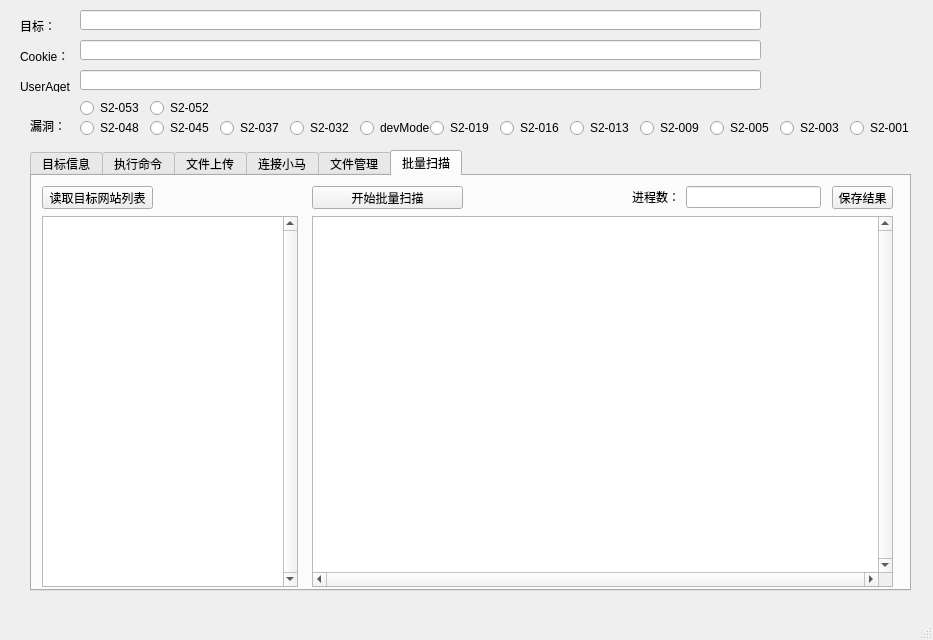
<?xml version="1.0" encoding="UTF-8"?>
<ui version="4.0">
 <class>MainWindow</class>
 <widget class="QMainWindow" name="MainWindow">
  <property name="geometry">
   <rect>
    <x>0</x>
    <y>0</y>
    <width>933</width>
    <height>640</height>
   </rect>
  </property>
  <property name="windowTitle">
   <string>MainWindow</string>
  </property>
  <widget class="QWidget" name="centralwidget">
   <widget class="QLabel" name="label">
    <property name="geometry">
     <rect>
      <x>20</x>
      <y>20</y>
      <width>54</width>
      <height>12</height>
     </rect>
    </property>
    <property name="text">
     <string>目标：</string>
    </property>
   </widget>
   <widget class="QLineEdit" name="lineEdit">
    <property name="geometry">
     <rect>
      <x>80</x>
      <y>10</y>
      <width>681</width>
      <height>20</height>
     </rect>
    </property>
   </widget>
   <widget class="QLabel" name="label_2">
    <property name="geometry">
     <rect>
      <x>20</x>
      <y>50</y>
      <width>54</width>
      <height>12</height>
     </rect>
    </property>
    <property name="text">
     <string>Cookie：</string>
    </property>
   </widget>
   <widget class="QLineEdit" name="lineEdit_2">
    <property name="geometry">
     <rect>
      <x>80</x>
      <y>40</y>
      <width>681</width>
      <height>20</height>
     </rect>
    </property>
   </widget>
   <widget class="QLabel" name="label_3">
    <property name="geometry">
     <rect>
      <x>30</x>
      <y>120</y>
      <width>54</width>
      <height>12</height>
     </rect>
    </property>
    <property name="text">
     <string>漏洞：</string>
    </property>
   </widget>
   <widget class="QRadioButton" name="radioButton">
    <property name="geometry">
     <rect>
      <x>220</x>
      <y>120</y>
      <width>89</width>
      <height>16</height>
     </rect>
    </property>
    <property name="text">
     <string>S2-037</string>
    </property>
   </widget>
   <widget class="QRadioButton" name="radioButton_2">
    <property name="geometry">
     <rect>
      <x>290</x>
      <y>120</y>
      <width>89</width>
      <height>16</height>
     </rect>
    </property>
    <property name="text">
     <string>S2-032</string>
    </property>
   </widget>
   <widget class="QRadioButton" name="radioButton_3">
    <property name="geometry">
     <rect>
      <x>360</x>
      <y>120</y>
      <width>89</width>
      <height>16</height>
     </rect>
    </property>
    <property name="text">
     <string>devMode</string>
    </property>
   </widget>
   <widget class="QRadioButton" name="radioButton_4">
    <property name="geometry">
     <rect>
      <x>430</x>
      <y>120</y>
      <width>89</width>
      <height>16</height>
     </rect>
    </property>
    <property name="text">
     <string>S2-019</string>
    </property>
   </widget>
   <widget class="QRadioButton" name="radioButton_5">
    <property name="geometry">
     <rect>
      <x>500</x>
      <y>120</y>
      <width>89</width>
      <height>16</height>
     </rect>
    </property>
    <property name="text">
     <string>S2-016</string>
    </property>
   </widget>
   <widget class="QRadioButton" name="radioButton_6">
    <property name="geometry">
     <rect>
      <x>570</x>
      <y>120</y>
      <width>89</width>
      <height>16</height>
     </rect>
    </property>
    <property name="text">
     <string>S2-013</string>
    </property>
   </widget>
   <widget class="QRadioButton" name="radioButton_7">
    <property name="geometry">
     <rect>
      <x>640</x>
      <y>120</y>
      <width>89</width>
      <height>16</height>
     </rect>
    </property>
    <property name="text">
     <string>S2-009</string>
    </property>
   </widget>
   <widget class="QRadioButton" name="radioButton_8">
    <property name="geometry">
     <rect>
      <x>710</x>
      <y>120</y>
      <width>89</width>
      <height>16</height>
     </rect>
    </property>
    <property name="text">
     <string>S2-005</string>
    </property>
   </widget>
   <widget class="QTabWidget" name="tabWidget">
    <property name="geometry">
     <rect>
      <x>30</x>
      <y>150</y>
      <width>881</width>
      <height>441</height>
     </rect>
    </property>
    <property name="currentIndex">
     <number>5</number>
    </property>
    <widget class="QWidget" name="tab">
     <attribute name="title">
      <string>目标信息</string>
     </attribute>
     <widget class="QPushButton" name="pushButton">
      <property name="geometry">
       <rect>
        <x>10</x>
        <y>10</y>
        <width>75</width>
        <height>23</height>
       </rect>
      </property>
      <property name="text">
       <string>获取信息</string>
      </property>
     </widget>
     <widget class="QPushButton" name="pushButton_2">
      <property name="geometry">
       <rect>
        <x>90</x>
        <y>10</y>
        <width>75</width>
        <height>23</height>
       </rect>
      </property>
      <property name="text">
       <string>保存信息</string>
      </property>
     </widget>
     <widget class="QPushButton" name="pushButton_3">
      <property name="geometry">
       <rect>
        <x>170</x>
        <y>10</y>
        <width>75</width>
        <height>23</height>
       </rect>
      </property>
      <property name="text">
       <string>清空</string>
      </property>
     </widget>
     <widget class="QTextEdit" name="textEdit">
      <property name="geometry">
       <rect>
        <x>10</x>
        <y>40</y>
        <width>851</width>
        <height>371</height>
       </rect>
      </property>
      <property name="verticalScrollBarPolicy">
       <enum>Qt::ScrollBarAlwaysOn</enum>
      </property>
      <property name="readOnly">
       <bool>true</bool>
      </property>
     </widget>
    </widget>
    <widget class="QWidget" name="tab_2">
     <attribute name="title">
      <string>执行命令</string>
     </attribute>
     <widget class="QLabel" name="label_4">
      <property name="geometry">
       <rect>
        <x>20</x>
        <y>10</y>
        <width>54</width>
        <height>12</height>
       </rect>
      </property>
      <property name="text">
       <string>命令：</string>
      </property>
     </widget>
     <widget class="QLineEdit" name="lineEdit_3">
      <property name="geometry">
       <rect>
        <x>60</x>
        <y>10</y>
        <width>611</width>
        <height>20</height>
       </rect>
      </property>
      <property name="contextMenuPolicy">
       <enum>Qt::CustomContextMenu</enum>
      </property>
     </widget>
     <widget class="QPushButton" name="pushButton_4">
      <property name="geometry">
       <rect>
        <x>710</x>
        <y>10</y>
        <width>41</width>
        <height>23</height>
       </rect>
      </property>
      <property name="text">
       <string>执行</string>
      </property>
     </widget>
     <widget class="QPushButton" name="pushButton_5">
      <property name="geometry">
       <rect>
        <x>760</x>
        <y>10</y>
        <width>41</width>
        <height>23</height>
       </rect>
      </property>
      <property name="text">
       <string>保存</string>
      </property>
     </widget>
     <widget class="QPushButton" name="pushButton_6">
      <property name="geometry">
       <rect>
        <x>810</x>
        <y>10</y>
        <width>41</width>
        <height>23</height>
       </rect>
      </property>
      <property name="text">
       <string>清空</string>
      </property>
     </widget>
     <widget class="QTextEdit" name="textEdit_2">
      <property name="geometry">
       <rect>
        <x>10</x>
        <y>40</y>
        <width>851</width>
        <height>361</height>
       </rect>
      </property>
      <property name="verticalScrollBarPolicy">
       <enum>Qt::ScrollBarAlwaysOn</enum>
      </property>
      <property name="horizontalScrollBarPolicy">
       <enum>Qt::ScrollBarAsNeeded</enum>
      </property>
     </widget>
    </widget>
    <widget class="QWidget" name="tab_3">
     <attribute name="title">
      <string>文件上传</string>
     </attribute>
     <widget class="QLabel" name="label_5">
      <property name="geometry">
       <rect>
        <x>10</x>
        <y>20</y>
        <width>54</width>
        <height>12</height>
       </rect>
      </property>
      <property name="text">
       <string>文件路径：</string>
      </property>
     </widget>
     <widget class="QLineEdit" name="lineEdit_4">
      <property name="geometry">
       <rect>
        <x>70</x>
        <y>10</y>
        <width>341</width>
        <height>20</height>
       </rect>
      </property>
     </widget>
     <widget class="QLabel" name="label_6">
      <property name="geometry">
       <rect>
        <x>420</x>
        <y>20</y>
        <width>54</width>
        <height>12</height>
       </rect>
      </property>
      <property name="text">
       <string>文件名：</string>
      </property>
     </widget>
     <widget class="QLineEdit" name="lineEdit_5">
      <property name="geometry">
       <rect>
        <x>470</x>
        <y>10</y>
        <width>71</width>
        <height>20</height>
       </rect>
      </property>
     </widget>
     <widget class="QPushButton" name="pushButton_7">
      <property name="geometry">
       <rect>
        <x>550</x>
        <y>10</y>
        <width>81</width>
        <height>23</height>
       </rect>
      </property>
      <property name="text">
       <string>上传指定目录</string>
      </property>
     </widget>
     <widget class="QPushButton" name="pushButton_8">
      <property name="geometry">
       <rect>
        <x>640</x>
        <y>10</y>
        <width>81</width>
        <height>23</height>
       </rect>
      </property>
      <property name="text">
       <string>上传当前目录</string>
      </property>
     </widget>
     <widget class="QPushButton" name="pushButton_9">
      <property name="geometry">
       <rect>
        <x>420</x>
        <y>40</y>
        <width>51</width>
        <height>23</height>
       </rect>
      </property>
      <property name="text">
       <string>Test</string>
      </property>
     </widget>
     <widget class="QPushButton" name="pushButton_19">
      <property name="geometry">
       <rect>
        <x>480</x>
        <y>40</y>
        <width>51</width>
        <height>23</height>
       </rect>
      </property>
      <property name="text">
       <string>JSP小马</string>
      </property>
     </widget>
     <widget class="QPushButton" name="pushButton_20">
      <property name="geometry">
       <rect>
        <x>540</x>
        <y>40</y>
        <width>51</width>
        <height>23</height>
       </rect>
      </property>
      <property name="text">
       <string>K8cmd马</string>
      </property>
     </widget>
     <widget class="QPushButton" name="pushButton_21">
      <property name="geometry">
       <rect>
        <x>600</x>
        <y>40</y>
        <width>51</width>
        <height>23</height>
       </rect>
      </property>
      <property name="text">
       <string>菜刀马</string>
      </property>
     </widget>
     <widget class="QTextEdit" name="textEdit_5">
      <property name="geometry">
       <rect>
        <x>10</x>
        <y>70</y>
        <width>851</width>
        <height>171</height>
       </rect>
      </property>
      <property name="whatsThis">
       <string>&lt;html&gt;&lt;head/&gt;&lt;body&gt;&lt;p&gt;&lt;br/&gt;&lt;/p&gt;&lt;/body&gt;&lt;/html&gt;</string>
      </property>
     </widget>
     <widget class="QLabel" name="label_10">
      <property name="geometry">
       <rect>
        <x>10</x>
        <y>250</y>
        <width>54</width>
        <height>12</height>
       </rect>
      </property>
      <property name="text">
       <string>上传回显：</string>
      </property>
     </widget>
     <widget class="QTextEdit" name="textEdit_6">
      <property name="geometry">
       <rect>
        <x>10</x>
        <y>270</y>
        <width>851</width>
        <height>131</height>
       </rect>
      </property>
     </widget>
    </widget>
    <widget class="QWidget" name="tab_4">
     <attribute name="title">
      <string>连接小马</string>
     </attribute>
     <widget class="QPushButton" name="pushButton_22">
      <property name="geometry">
       <rect>
        <x>244</x>
        <y>10</y>
        <width>91</width>
        <height>23</height>
       </rect>
      </property>
      <property name="text">
       <string>清空</string>
      </property>
     </widget>
     <widget class="QPushButton" name="pushButton_23">
      <property name="geometry">
       <rect>
        <x>740</x>
        <y>10</y>
        <width>111</width>
        <height>23</height>
       </rect>
      </property>
      <property name="text">
       <string>上传大马</string>
      </property>
     </widget>
     <widget class="QLabel" name="label_13">
      <property name="geometry">
       <rect>
        <x>20</x>
        <y>40</y>
        <width>54</width>
        <height>12</height>
       </rect>
      </property>
      <property name="text">
       <string>大马内容：</string>
      </property>
     </widget>
     <widget class="QLabel" name="label_14">
      <property name="geometry">
       <rect>
        <x>650</x>
        <y>40</y>
        <width>211</width>
        <height>16</height>
       </rect>
      </property>
      <property name="text">
       <string>上传后路径：为当前站点S2框架根目录</string>
      </property>
     </widget>
     <widget class="QTextEdit" name="textEdit_7">
      <property name="geometry">
       <rect>
        <x>10</x>
        <y>60</y>
        <width>851</width>
        <height>351</height>
       </rect>
      </property>
     </widget>
     <widget class="QWidget" name="">
      <property name="geometry">
       <rect>
        <x>20</x>
        <y>10</y>
        <width>201</width>
        <height>22</height>
       </rect>
      </property>
      <layout class="QHBoxLayout" name="horizontalLayout_4">
       <item>
        <widget class="QLabel" name="label_11">
         <property name="text">
          <string>小马地址：</string>
         </property>
        </widget>
       </item>
       <item>
        <widget class="QLineEdit" name="lineEdit_9"/>
       </item>
      </layout>
     </widget>
     <widget class="QWidget" name="">
      <property name="geometry">
       <rect>
        <x>490</x>
        <y>10</y>
        <width>213</width>
        <height>22</height>
       </rect>
      </property>
      <layout class="QHBoxLayout" name="horizontalLayout">
       <item>
        <widget class="QLabel" name="label_12">
         <property name="text">
          <string>输出文件名：</string>
         </property>
        </widget>
       </item>
       <item>
        <widget class="QLineEdit" name="lineEdit_10"/>
       </item>
      </layout>
     </widget>
    </widget>
    <widget class="QWidget" name="tab_5">
     <attribute name="title">
      <string>文件管理</string>
     </attribute>
     <widget class="QPushButton" name="pushButton_24">
      <property name="geometry">
       <rect>
        <x>10</x>
        <y>10</y>
        <width>75</width>
        <height>23</height>
       </rect>
      </property>
      <property name="text">
       <string>列根目录</string>
      </property>
     </widget>
     <widget class="QTextEdit" name="textEdit_8">
      <property name="geometry">
       <rect>
        <x>10</x>
        <y>40</y>
        <width>851</width>
        <height>371</height>
       </rect>
      </property>
     </widget>
    </widget>
    <widget class="QWidget" name="tab_6">
     <attribute name="title">
      <string>批量扫描</string>
     </attribute>
     <widget class="QPushButton" name="pushButton_25">
      <property name="geometry">
       <rect>
        <x>10</x>
        <y>10</y>
        <width>111</width>
        <height>23</height>
       </rect>
      </property>
      <property name="text">
       <string>读取目标网站列表</string>
      </property>
     </widget>
     <widget class="QListView" name="listView">
      <property name="geometry">
       <rect>
        <x>10</x>
        <y>40</y>
        <width>256</width>
        <height>371</height>
       </rect>
      </property>
      <property name="verticalScrollBarPolicy">
       <enum>Qt::ScrollBarAlwaysOn</enum>
      </property>
     </widget>
     <widget class="QPushButton" name="pushButton_26">
      <property name="geometry">
       <rect>
        <x>280</x>
        <y>10</y>
        <width>151</width>
        <height>23</height>
       </rect>
      </property>
      <property name="text">
       <string>开始批量扫描</string>
      </property>
     </widget>
     <widget class="QTableWidget" name="tableWidget">
      <property name="geometry">
       <rect>
        <x>280</x>
        <y>40</y>
        <width>581</width>
        <height>371</height>
       </rect>
      </property>
      <property name="verticalScrollBarPolicy">
       <enum>Qt::ScrollBarAlwaysOn</enum>
      </property>
      <property name="horizontalScrollBarPolicy">
       <enum>Qt::ScrollBarAlwaysOn</enum>
      </property>
     </widget>
     <widget class="QPushButton" name="pushButton_27">
      <property name="geometry">
       <rect>
        <x>800</x>
        <y>10</y>
        <width>61</width>
        <height>23</height>
       </rect>
      </property>
      <property name="text">
       <string>保存结果</string>
      </property>
     </widget>
     <widget class="QWidget" name="">
      <property name="geometry">
       <rect>
        <x>600</x>
        <y>10</y>
        <width>189</width>
        <height>22</height>
       </rect>
      </property>
      <layout class="QHBoxLayout" name="horizontalLayout_3">
       <item>
        <widget class="QLabel" name="label_15">
         <property name="text">
          <string>进程数：</string>
         </property>
        </widget>
       </item>
       <item>
        <widget class="QLineEdit" name="lineEdit_11"/>
       </item>
      </layout>
     </widget>
    </widget>
   </widget>
   <widget class="QLabel" name="label_16">
    <property name="geometry">
     <rect>
      <x>20</x>
      <y>80</y>
      <width>54</width>
      <height>12</height>
     </rect>
    </property>
    <property name="text">
     <string>UserAget：</string>
    </property>
   </widget>
   <widget class="QLineEdit" name="lineEdit_12">
    <property name="geometry">
     <rect>
      <x>80</x>
      <y>70</y>
      <width>681</width>
      <height>20</height>
     </rect>
    </property>
   </widget>
   <widget class="QRadioButton" name="radioButton_9">
    <property name="geometry">
     <rect>
      <x>150</x>
      <y>120</y>
      <width>89</width>
      <height>16</height>
     </rect>
    </property>
    <property name="text">
     <string>S2-045</string>
    </property>
   </widget>
   <widget class="QRadioButton" name="radioButton_10">
    <property name="geometry">
     <rect>
      <x>80</x>
      <y>120</y>
      <width>89</width>
      <height>16</height>
     </rect>
    </property>
    <property name="text">
     <string>S2-048</string>
    </property>
   </widget>
   <widget class="QRadioButton" name="radioButton_11">
    <property name="geometry">
     <rect>
      <x>80</x>
      <y>100</y>
      <width>89</width>
      <height>16</height>
     </rect>
    </property>
    <property name="text">
     <string>S2-053</string>
    </property>
   </widget>
   <widget class="QRadioButton" name="radioButton_12">
    <property name="geometry">
     <rect>
      <x>150</x>
      <y>100</y>
      <width>89</width>
      <height>16</height>
     </rect>
    </property>
    <property name="text">
     <string>S2-052</string>
    </property>
   </widget>
   <widget class="QRadioButton" name="radioButton_13">
    <property name="geometry">
     <rect>
      <x>780</x>
      <y>120</y>
      <width>89</width>
      <height>16</height>
     </rect>
    </property>
    <property name="text">
     <string>S2-003</string>
    </property>
   </widget>
   <widget class="QRadioButton" name="radioButton_14">
    <property name="geometry">
     <rect>
      <x>850</x>
      <y>120</y>
      <width>89</width>
      <height>16</height>
     </rect>
    </property>
    <property name="text">
     <string>S2-001</string>
    </property>
   </widget>
  </widget>
  <widget class="QMenuBar" name="menubar">
   <property name="geometry">
    <rect>
     <x>0</x>
     <y>0</y>
     <width>933</width>
     <height>23</height>
    </rect>
   </property>
  </widget>
  <widget class="QStatusBar" name="statusbar"/>
 </widget>
 <resources/>
 <connections>
  <connection>
   <sender>pushButton</sender>
   <signal>clicked()</signal>
   <receiver>MainWindow</receiver>
   <slot>close()</slot>
   <hints>
    <hint type="sourcelabel">
     <x>70</x>
     <y>186</y>
    </hint>
    <hint type="destinationlabel">
     <x>200</x>
     <y>276</y>
    </hint>
   </hints>
  </connection>
 </connections>
</ui>
